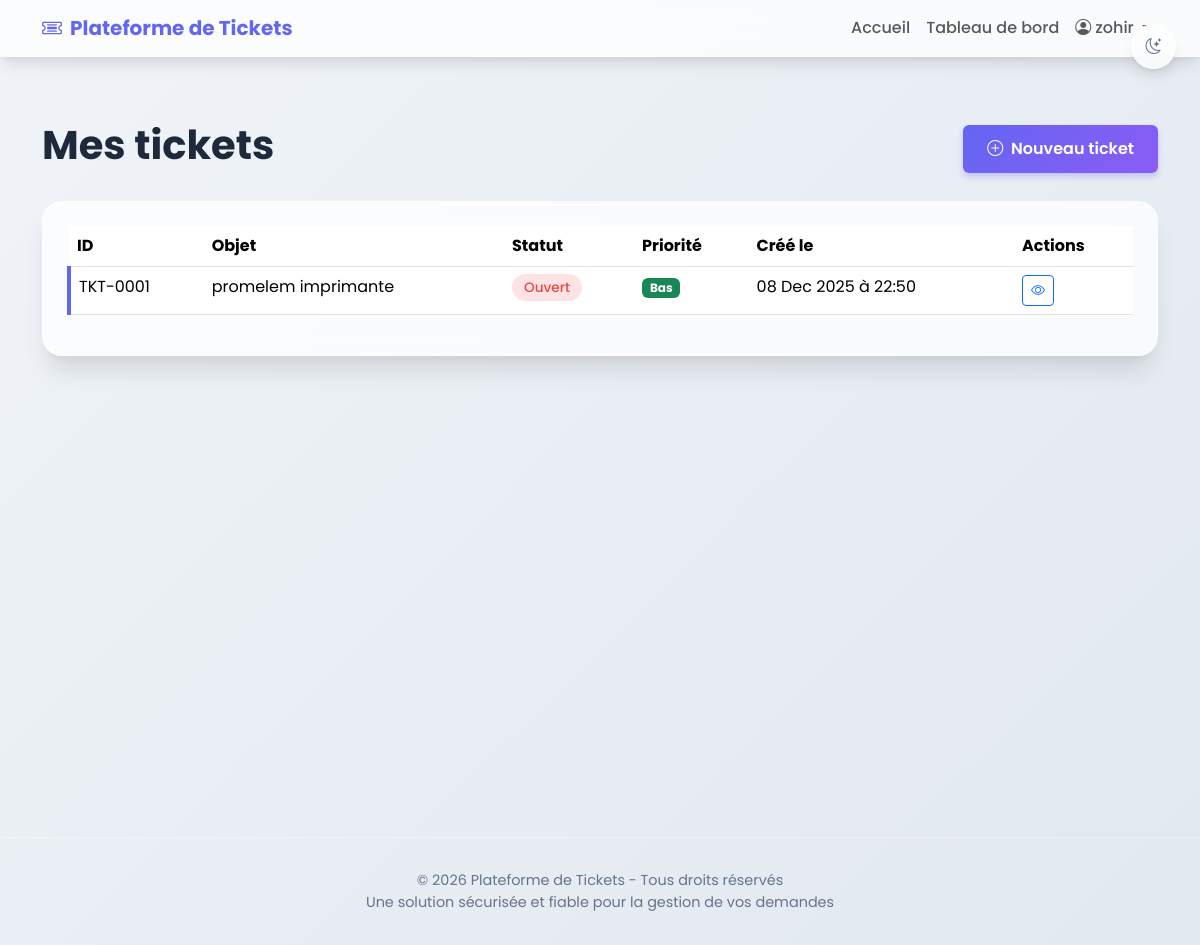
/my-tickets/ (signed in), run on an earlier commit of the app's database.
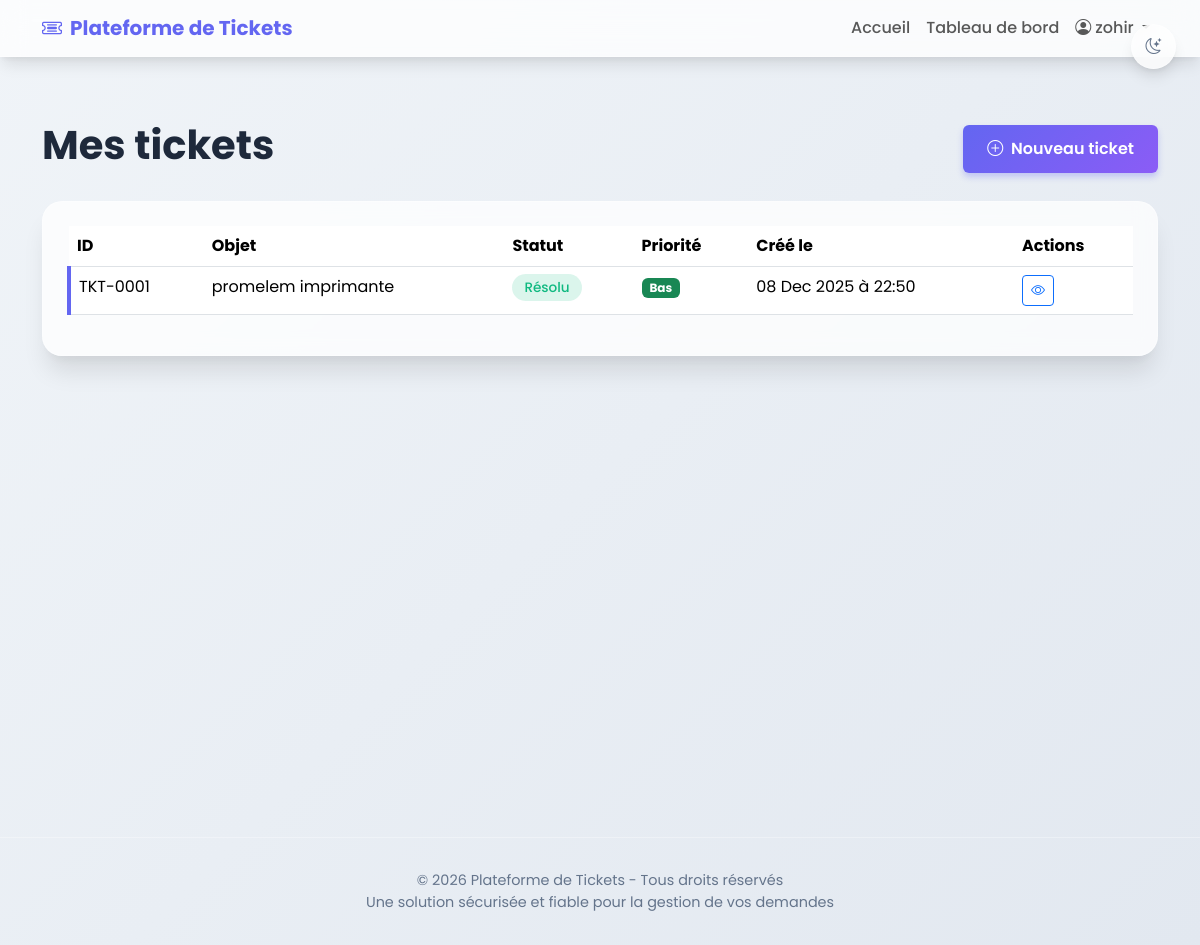
And on a later commit of the database.
### tickets/models.py (models this page shows, shortened)
class Ticket(models.Model):
    STATUS_CHOICES = [
        ('open', 'Ouvert'),
        ('in_progress', 'En cours'),
        ('resolved', 'Résolu'),
    ]
    PRIORITY_CHOICES = [
        ('low', 'Bas'),
        ('medium', 'Moyen'),
        ('high', 'Urgent'),
    ]
    id = models.CharField(max_length=12, primary_key=True, editable=False)
    title = models.CharField('Objet', max_length=200)
    description = models.TextField('Description')
    status = models.CharField('Statut', max_length=20, choices=STATUS_CHOICES, default='open')
    priority = models.CharField('Priorité', max_length=10, choices=PRIORITY_CHOICES, default='medium')
    created_by = models.ForeignKey(User, on_delete=models.CASCADE)
    created_at = models.DateTimeField(default=timezone.now)
    updated_at = models.DateTimeField(auto_now=True)
    class Meta:
        ordering = ['-updated_at']

### tickets/views.py (the view)
# urls.py: path('my-tickets/', views.my_tickets, name='my_tickets'),
@login_required
def my_tickets(request):
    tickets = Ticket.objects.filter(created_by=request.user)
    return render(request, 'tickets/my_tickets.html', {'tickets': tickets})

### templates/tickets/my_tickets.html (shortened to what this page needs)
{% extends 'base.html' %}
{% block content %}
<div class="d-flex justify-content-between align-items-center mb-4">
    <h1 class="display-6 fw-bold">Mes tickets</h1>
    <a href="{% url 'create_ticket' %}" class="btn btn-primary">
        <i class="bi bi-plus-circle me-1"></i> Nouveau ticket
    </a>
</div>
{% if tickets %}
<div class="card">
    <div class="card-body">
        <div class="table-responsive">
            <table class="table table-hover">
                <thead>
                    <tr>
                        <th>ID</th>
                        <th>Objet</th>
                        <th>Statut</th>
                        <th>Priorité</th>
                        <th>Créé le</th>
                        <th>Actions</th>
                    </tr>
                </thead>
                <tbody>
                    {% for ticket in tickets %}
                    <tr class="ticket-card">
                        <td>{{ ticket.id }}</td>
                        <td>{{ ticket.title }}</td>
                        <td>
                            {% if ticket.status == 'open' %}
                                <span class="ticket-status status-open">Ouvert</span>
                            {% elif ticket.status == 'in_progress' %}
                                <span class="ticket-status status-in-progress">En cours</span>
                            {% else %}
                                <span class="ticket-status status-resolved">Résolu</span>
                            {% endif %}
                        </td>
                        <td>
                            {% if ticket.priority == 'high' %}
                                <span class="badge bg-danger">Urgent</span>
                            {% elif ticket.priority == 'medium' %}
                                <span class="badge bg-warning text-dark">Moyen</span>
                            {% else %}
                                <span class="badge bg-success">Bas</span>
                            {% endif %}
                        </td>
                        <td>{{ ticket.created_at|date:"d M Y à H:i" }}</td>
                        <td>
                            <a href="{% url 'ticket_detail' ticket.id %}" class="btn btn-sm btn-outline-primary">
                                <i class="bi bi-eye"></i>
                            </a>
                        </td>
                    </tr>
                    {% endfor %}
                </tbody>
            </table>
        </div>
    </div>
</div>
{% endif %}
{% endblock %}

What changed in the data, as far as the page shows it:
changed Ticket "TKT-0001": status "Ouvert" → "Résolu"
